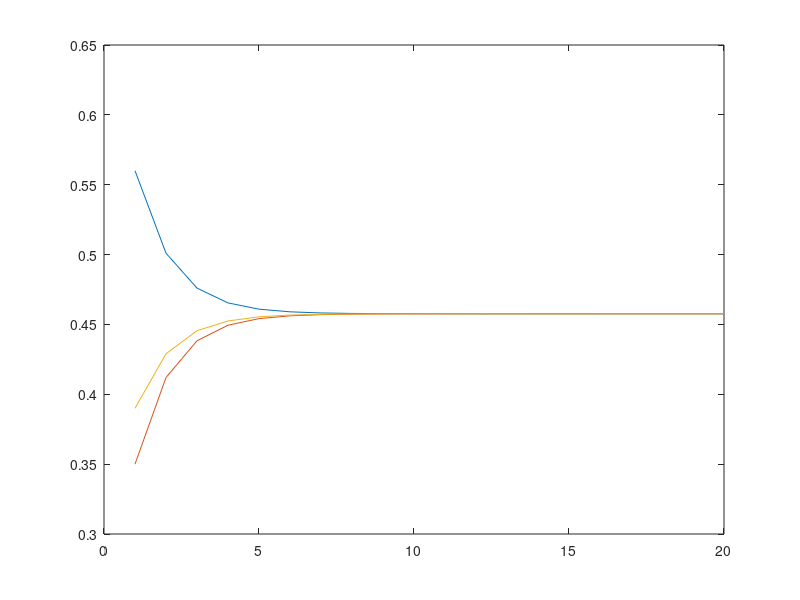

Write MATLAB code to recreate this figure.
clc
transitions =[0.7 0.2 0.1;
              0.2 0.3 0.5;
              0.3 0.3 0.4];
          
x0 = [1;0;0];

chances = transitions*x0;

probB = chances(3)  %alinea b

toPlotSol = zeros(20,1);
toPlotNuvens = zeros(20,1);
toPlotChuva = zeros(20,1);
%alinea C
chances = transitions;

for i = 1 : 20
    chances = chances*transitions;
    toPlotSol(i) = chances(1);
    toPlotNuvens(i) = chances(2);
    toPlotChuva(i) = chances(3);
end
x = 1:20;
plot(x,toPlotSol);
hold on
plot(x,toPlotNuvens);
plot(x,toPlotChuva);
hold off

%alinea D
